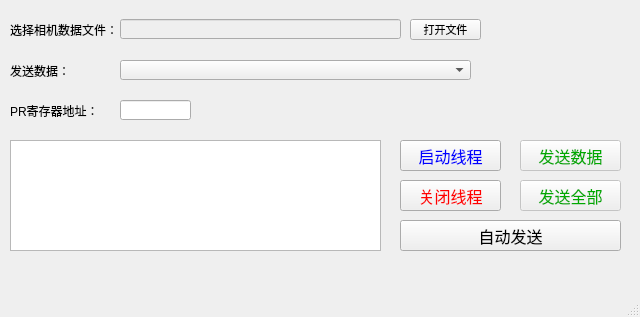
<?xml version="1.0" encoding="UTF-8"?>
<ui version="4.0">
 <class>Window_CamDataTool</class>
 <widget class="QMainWindow" name="Window_CamDataTool">
  <property name="geometry">
   <rect>
    <x>0</x>
    <y>0</y>
    <width>640</width>
    <height>317</height>
   </rect>
  </property>
  <property name="windowTitle">
   <string>相机数据处理辅助工具</string>
  </property>
  <widget class="QWidget" name="centralwidget">
   <widget class="QLabel" name="label_file">
    <property name="geometry">
     <rect>
      <x>10</x>
      <y>19</y>
      <width>111</width>
      <height>21</height>
     </rect>
    </property>
    <property name="text">
     <string>选择相机数据文件：</string>
    </property>
   </widget>
   <widget class="QLineEdit" name="lineEdit_prnum">
    <property name="enabled">
     <bool>true</bool>
    </property>
    <property name="geometry">
     <rect>
      <x>120</x>
      <y>100</y>
      <width>71</width>
      <height>20</height>
     </rect>
    </property>
   </widget>
   <widget class="QLabel" name="label_data">
    <property name="geometry">
     <rect>
      <x>10</x>
      <y>60</y>
      <width>71</width>
      <height>21</height>
     </rect>
    </property>
    <property name="text">
     <string>发送数据：</string>
    </property>
   </widget>
   <widget class="QLabel" name="label_pr">
    <property name="geometry">
     <rect>
      <x>10</x>
      <y>100</y>
      <width>91</width>
      <height>21</height>
     </rect>
    </property>
    <property name="text">
     <string>PR寄存器地址：</string>
    </property>
   </widget>
   <widget class="QLineEdit" name="lineEdit_filename">
    <property name="enabled">
     <bool>false</bool>
    </property>
    <property name="geometry">
     <rect>
      <x>120</x>
      <y>19</y>
      <width>281</width>
      <height>20</height>
     </rect>
    </property>
    <property name="font">
     <font>
      <family>微软雅黑</family>
      <pointsize>6</pointsize>
     </font>
    </property>
   </widget>
   <widget class="QPushButton" name="pushButton_open">
    <property name="geometry">
     <rect>
      <x>410</x>
      <y>19</y>
      <width>71</width>
      <height>21</height>
     </rect>
    </property>
    <property name="font">
     <font>
      <family>微软雅黑</family>
      <pointsize>8</pointsize>
     </font>
    </property>
    <property name="text">
     <string>打开文件</string>
    </property>
   </widget>
   <widget class="QComboBox" name="comboBox_data">
    <property name="geometry">
     <rect>
      <x>120</x>
      <y>60</y>
      <width>351</width>
      <height>20</height>
     </rect>
    </property>
    <property name="font">
     <font>
      <family>微软雅黑</family>
      <pointsize>8</pointsize>
     </font>
    </property>
   </widget>
   <widget class="QPushButton" name="pushButton_activate">
    <property name="geometry">
     <rect>
      <x>400</x>
      <y>140</y>
      <width>101</width>
      <height>31</height>
     </rect>
    </property>
    <property name="font">
     <font>
      <family>微软雅黑</family>
      <pointsize>12</pointsize>
     </font>
    </property>
    <property name="styleSheet">
     <string notr="true">color: rgb(0, 0, 255);</string>
    </property>
    <property name="text">
     <string>启动线程</string>
    </property>
   </widget>
   <widget class="QPushButton" name="pushButton_send">
    <property name="enabled">
     <bool>false</bool>
    </property>
    <property name="geometry">
     <rect>
      <x>520</x>
      <y>140</y>
      <width>101</width>
      <height>31</height>
     </rect>
    </property>
    <property name="font">
     <font>
      <family>微软雅黑</family>
      <pointsize>12</pointsize>
     </font>
    </property>
    <property name="styleSheet">
     <string notr="true">color: rgb(0, 170, 0);</string>
    </property>
    <property name="text">
     <string>发送数据</string>
    </property>
   </widget>
   <widget class="QTextEdit" name="textEdit_log">
    <property name="enabled">
     <bool>true</bool>
    </property>
    <property name="geometry">
     <rect>
      <x>10</x>
      <y>140</y>
      <width>371</width>
      <height>111</height>
     </rect>
    </property>
   </widget>
   <widget class="QPushButton" name="pushButton_close">
    <property name="geometry">
     <rect>
      <x>400</x>
      <y>180</y>
      <width>101</width>
      <height>31</height>
     </rect>
    </property>
    <property name="font">
     <font>
      <family>微软雅黑</family>
      <pointsize>12</pointsize>
     </font>
    </property>
    <property name="styleSheet">
     <string notr="true">color: rgb(255, 0, 0);</string>
    </property>
    <property name="text">
     <string>关闭线程</string>
    </property>
   </widget>
   <widget class="QPushButton" name="pushButton_sendall">
    <property name="enabled">
     <bool>false</bool>
    </property>
    <property name="geometry">
     <rect>
      <x>520</x>
      <y>180</y>
      <width>101</width>
      <height>31</height>
     </rect>
    </property>
    <property name="font">
     <font>
      <family>微软雅黑</family>
      <pointsize>12</pointsize>
     </font>
    </property>
    <property name="styleSheet">
     <string notr="true">color: rgb(0, 170, 0);</string>
    </property>
    <property name="text">
     <string>发送全部</string>
    </property>
   </widget>
   <widget class="QPushButton" name="pushButton_autosend">
    <property name="enabled">
     <bool>true</bool>
    </property>
    <property name="geometry">
     <rect>
      <x>400</x>
      <y>220</y>
      <width>221</width>
      <height>31</height>
     </rect>
    </property>
    <property name="font">
     <font>
      <family>微软雅黑</family>
      <pointsize>12</pointsize>
     </font>
    </property>
    <property name="styleSheet">
     <string notr="true">color: rgb(0, 0, 0);</string>
    </property>
    <property name="text">
     <string>自动发送</string>
    </property>
   </widget>
  </widget>
  <widget class="QMenuBar" name="menubar">
   <property name="geometry">
    <rect>
     <x>0</x>
     <y>0</y>
     <width>640</width>
     <height>22</height>
    </rect>
   </property>
  </widget>
  <widget class="QStatusBar" name="statusbar"/>
 </widget>
 <resources/>
 <connections/>
</ui>
